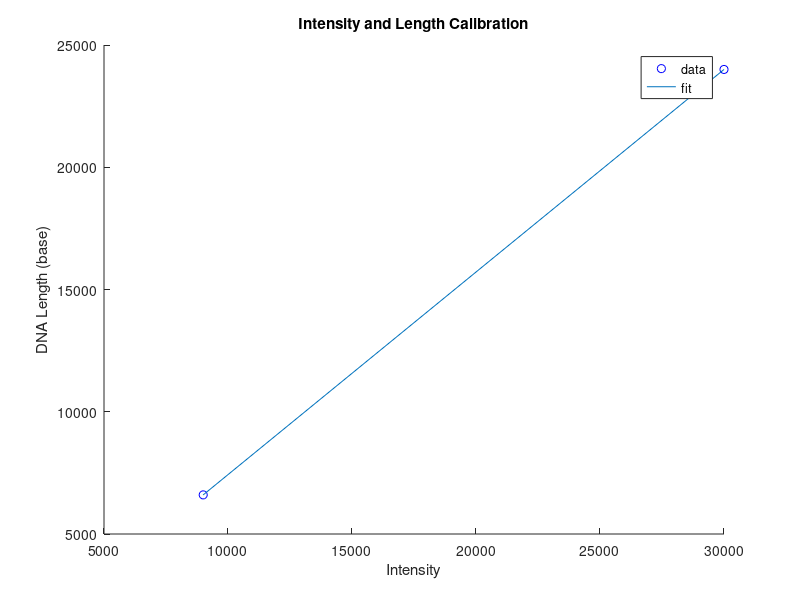

MATLAB code for this plot: (Note: this script raises an error after producing the figure.)
% John Canty                                         % Created 07/26/16
% Yildiz Lab

% This function calibrates telomere intensities obtained from QFISH experiments to DNA length in
% base-pairs. Generates a simple linear regression between HeLa and HeLa
% 1.2.11 cell-line to create a standard curve. 

% Inputs:
%   Average HeLa intensities obtained from Q-FISH experiment
%   Average HeLa 1.2.11 intensities obtained from Q-FISH experiment
%   'matchpts.xlsx' Excel file containing the telomere intensities to be calibrated

% Outputs
%  1. Array containing DNA lengths of telomeres
%  2. Modified excel file containing calibrated telomere lengths 
%  3. Calibration plot and equation

function [DNALength] = TelomereCalibration()

% Expected telomere lengths of HeLa and HeLa 1.2.11 cell-lines
HeLa_Length = 6600;
HeLa1211_Length = 24000;

HeLa_Intensity = 9000;
HeLa1211_Intensity = 30000;

Lengths = [HeLa_Length,HeLa1211_Length];
Intensities = [HeLa_Intensity,HeLa1211_Intensity];

% Perform regression analysis
p = polyfit(Intensities,Lengths,1);
fit = polyval(p,Intensities);

%Plot scatter of fit to data
scatter(Intensities,Lengths,'b');
hold on
plot(Intensities,fit);
title('Intensity and Length Calibration');
xlabel('Intensity');
ylabel('DNA Length (base)');
legend('data','fit');
text(20000,10000, ['via polyfit: ' poly2str(p,'x')]);

%Convert intensity data to DNA length in base-pairs. 
TelomereData = xlsread('matchedpts.xls');
Intensities = TelomereData(:,11);
DNALength = Intensities.*p(1)+p(2);
TelomereData = [TelomereData,DNALength];

%Save DNA length data
header = {'X_STORM','Y_STORM','X_STORMnorm','Y_STORMnorm','Localizations','Ellipsoidal Volume','X_QFISH','Y_QFISH','X_QFISHnorm','Y_QFISHnorm','Intensity','DNA Length (bases)'};
TelomereDataFile = num2cell(TelomereData);
all_data = [header;TelomereDataFile];
xlswrite('matchedpts.xls',all_data);
